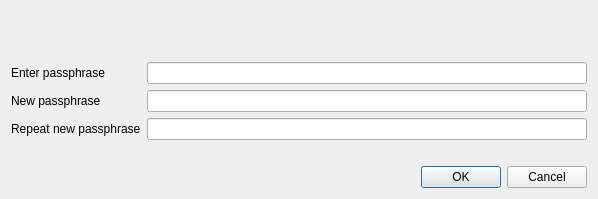
<?xml version="1.0" encoding="UTF-8"?>
<ui version="4.0">
 <class>AskPassphraseDialog</class>
 <widget class="QDialog" name="AskPassphraseDialog">
  <property name="geometry">
   <rect>
    <x>0</x>
    <y>0</y>
    <width>598</width>
    <height>199</height>
   </rect>
  </property>
  <property name="sizePolicy">
   <sizepolicy hsizetype="Preferred" vsizetype="Minimum">
    <horstretch>0</horstretch>
    <verstretch>0</verstretch>
   </sizepolicy>
  </property>
  <property name="minimumSize">
   <size>
    <width>550</width>
    <height>0</height>
   </size>
  </property>
  <property name="windowTitle">
   <string>Passphrase Dialog</string>
  </property>

  <layout class="QVBoxLayout" name="verticalLayout">
   <item>
    <widget class="QLabel" name="warningLabel">
     <property name="textFormat">
      <enum>Qt::RichText</enum>
     </property>
     <property name="wordWrap">
      <bool>true</bool>
     </property>
    </widget>
   </item>
   <item>
    <layout class="QFormLayout" name="formLayout">
     <property name="fieldGrowthPolicy">
      <enum>QFormLayout::AllNonFixedFieldsGrow</enum>
     </property>
     <item row="0" column="0">
      <widget class="QLabel" name="passLabel1">
       <property name="text">
        <string>Enter passphrase</string>
       </property>
      </widget>
     </item>
     <item row="0" column="1">
      <widget class="QLineEdit" name="passEdit1">
       <property name="text">
        <string/>
       </property>
       <property name="echoMode">
        <enum>QLineEdit::Password</enum>
       </property>
      </widget>
     </item>
     <item row="1" column="0">
      <widget class="QLabel" name="passLabel2">
       <property name="text">
        <string>New passphrase</string>
       </property>
      </widget>
     </item>
     <item row="1" column="1">
      <widget class="QLineEdit" name="passEdit2">
       <property name="echoMode">
        <enum>QLineEdit::Password</enum>
       </property>
      </widget>
     </item>
     <item row="2" column="0">
      <widget class="QLabel" name="passLabel3">
       <property name="text">
        <string>Repeat new passphrase</string>
       </property>
      </widget>
     </item>
     <item row="2" column="1">
      <widget class="QLineEdit" name="passEdit3">
       <property name="echoMode">
        <enum>QLineEdit::Password</enum>
       </property>
      </widget>
     </item>
     <item row="3" column="1">
      <widget class="QLabel" name="capsLabel">
       <property name="font">
        <font>
         <family>Helvetica Neue</family>
         <weight>12</weight>
         <bold>false</bold>
        </font>
       </property>
       <property name="text">
        <string/>
       </property>
       <property name="alignment">
        <set>Qt::AlignCenter</set>
       </property>
      </widget>
     </item>
    </layout>
   </item>
   <item>
    <widget class="QDialogButtonBox" name="buttonBox">
     <property name="orientation">
      <enum>Qt::Horizontal</enum>
     </property>
     <property name="standardButtons">
      <set>QDialogButtonBox::Cancel|QDialogButtonBox::Ok</set>
     </property>
    </widget>
   </item>
  </layout>
 </widget>
 <resources/>
 <connections>
  <connection>
   <sender>buttonBox</sender>
   <signal>accepted()</signal>
   <receiver>AskPassphraseDialog</receiver>
   <slot>accept()</slot>
   <hints>
    <hint type="sourcelabel">
     <x>248</x>
     <y>254</y>
    </hint>
    <hint type="destinationlabel">
     <x>157</x>
     <y>274</y>
    </hint>
   </hints>
  </connection>
  <connection>
   <sender>buttonBox</sender>
   <signal>rejected()</signal>
   <receiver>AskPassphraseDialog</receiver>
   <slot>reject()</slot>
   <hints>
    <hint type="sourcelabel">
     <x>316</x>
     <y>260</y>
    </hint>
    <hint type="destinationlabel">
     <x>286</x>
     <y>274</y>
    </hint>
   </hints>
  </connection>
 </connections>
</ui>
